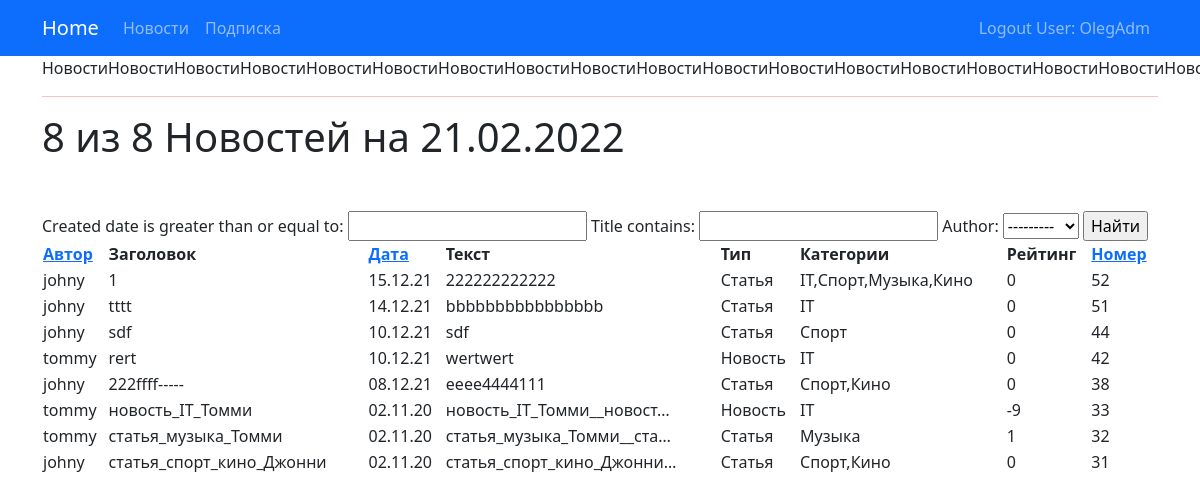
/news/search/ (signed in), run on the app's committed database.
### news/models.py (models this page shows, shortened)
class Post(models.Model):
    article = 'a'
    news = 'n'
    POST_TYPE = [
        (article, "Статья"),
        (news, "Новость")
    ]
    author = models.ForeignKey(Author, on_delete=models.CASCADE)
    post_type = models.CharField(max_length=1, choices=POST_TYPE, default=article)
    created = models.DateTimeField(auto_now_add=True)
    cats = models.ManyToManyField(Category, through='PostCategory')
    title = models.CharField(max_length=256)
    text = models.TextField()
    rating = models.IntegerField(default=0)
    @property
    def post_type_str(self):
        for i in self.POST_TYPE:
            if self.post_type == i[0]:
                post_type = i[1]
        return post_type
    @property
    def cats_str(self):
        return ','.join(cc.name for cc in self.cats.all())

class Author(models.Model):
    user = models.OneToOneField(User, on_delete=models.CASCADE)
    rating = models.IntegerField(default=0)
    def __str__(self):
        return f'{self.user.username}'

class Russian_mat(models.Model):
    word = models.CharField(max_length=64, unique=True, null=False)

class Category(models.Model):
    name = models.CharField(max_length=64, unique=True)
    users = models.ManyToManyField(User, through='Subscribe')

### news/views.py (the view)
# urls.py: path('search/', PostSearchView.as_view(), name='post_search'),
class PostSearchView(LoginRequiredMixin, ListView):
    model = Post
    template_name = 'post/posts_search.html'
    context_object_name = 'posts'
    ordering = ['-id']
    def get_context_data(self, **kwargs):
        context = super().get_context_data(**kwargs)
        context['time_now'] = datetime.utcnow()  # добавим переменную текущей даты time_now
        context['post_count'] = Post.objects.all().count()
        order_by = self.request.GET.get('order_by', '-id')
        PP = self.get_queryset().order_by(order_by)
        context['filter'] = PostFilter(self.request.GET, queryset=PP)
        return context

### news/templatetags/custom_filters.py (called while the page is built)
@register.filter(name='multiply')  # регистрируем наш фильтр под именем multiply, чтоб django понимал, что это именно фильтр, а не простая функция
def multiply(value, arg):
    if isinstance(value, str) and isinstance(arg, int):
        return str(value) * arg  # возвращаемое функцией значение — это то значение, которое подставится к нам в шаблон
    else:
        raise ValueError(f'Нельзя умножить {type(value)} на {type(arg)}')

@register.filter(name='censor')
def censor(value):
    res = value
    if isinstance(value, str):
        xx = list()
        for ww in Russian_mat.objects.all():
            xx.append(ww.word)
        for ss in value.split():
             if ss.lower() in xx:
                 res = value.replace(ss, 'x' * len(ss) )
        return res
    else:
        raise ValueError(f'Нельзя фильтровать {type(value)}')

### templates/post/posts_search.html
{% extends 'flatpages/default.html' %}
{% load custom_filters %}
{% block menu %}
{% include 'post/menu_search.html' %}
{% endblock menu %}
{% block title %}
{{ 'Новости'|multiply:18 }}
{% endblock title %}
{% block content %}
<h1>{{ filter.qs|length }} из {{ post_count }} Новостей на {{ time_now|date:'d.m.Y' }}</h1>
<h3>   <br>  </h3>
{%if posts%}
    <form method="GET">
        {{ filter.form }}
        <input type="submit" value="Найти">
    </form>
    <table style="width: 100%">
            <tr>
                <th><a href="?order_by=author">Автор</a></th>
                <th>Заголовок</th>
                <th><a href="?order_by=created">Дата</a></th>
                <th>Текст</th>
                <th>Тип</th>
                <th>Категории</th>
                <th>Рейтинг</th>
                <th><a href="?order_by=id">Номер</a></th>
            </tr>
            {% for post in filter.qs %}
                <tr>
                    <td>{{ post.author.user.username }}</td>
                    <td>{{ post.title|truncatechars:25|censor}}</td>
                    <td>{{ post.created|date:'d.m.y' }}</td>
                    <td>{{ post.text|truncatechars:25|censor }}</td>
                    <td>{{ post.post_type_str }}</td>
                    <td>{{ post.cats_str|truncatechars:50 }}</td>
                    <td>{{ post.rating }}</td>
                    <td>{{ post.pk }}</td>
                </tr>
            {% endfor%}
        </table>
{%else%}
    <h2>Новостей нет</h2>
{%endif%}
{% endblock content %}

### templates/flatpages/default.html (shortened to what this page needs)
<!DOCTYPE html>
<html lang="en">
<head>
    {% load static %}
    <link href="https://cdn.jsdelivr.net/npm/bootstrap@5.1.3/dist/css/bootstrap.min.css" rel="stylesheet"
>
</head>
<body>
<nav
        {% if request.user.is_staff %}
            class="navbar navbar-expand-lg navbar-dark bg-dark static-top"
        {% else %}
            class="navbar navbar-expand-lg navbar-dark bg-primary static-top"
        {% endif %}
>
    <div class="container">
        <a class="navbar-brand" href="/">Home</a>
        {% block menu %}{% endblock menu %}
        <div class="razR">
            <div class="collapse navbar-collapse" id="navbarResponsive">
                <ul class="navbar-nav ml-auto">
                    <li style="text-align:right;" class="nav-item">
                        {% if request.user.is_staff %}
                        <a class="nav-link" href="/accounts/logout/"> Logout Admin: {{ request.user }}</a>
                        {% else %}
                        <a class="nav-link" href="/accounts/logout/"> Logout User: {{ request.user }}</a>
                        {% endif %}
                    </li>
                </ul>
            </div>
        </div>
    </div>
</nav>
<div class="container">
    <div class="row">
        <div class="col-lg-12">
            {% block title %}{% endblock title %}
            <hr>
            {% block content %}{% endblock content %}
        </div>
    </div>
</div>
</body>
</html>

### templates/post/menu_search.html
	       <div class="collapse navbar-collapse" id="navbarResponsive0" >
        	   <ul class="navbar-nav ml-auto" >
        	       <li class="nav-item">
					   <a class="nav-link" href="/news/">Новости</a>
	               </li>
        	       <li class="nav-item">
					   <a class="nav-link" href="/news/subscribe/">Подписка</a>
	               </li>
        	   </ul>
	       </div>

### templates/flatpages/default.html (style rules this page uses)
.razR { text-align: right; }
hr { background-color: red }

### data on the page
Post: author.user.username "johny", title|censor "1", created "15.12.21", text|censor "222222222222", post_type_str "Статья", cats_str "IT,Спорт,Музыка,Кино", rating "0", pk "52"
Post: author.user.username "johny", title|censor "tttt", created "14.12.21", text|censor "bbbbbbbbbbbbbbbb", post_type_str "Статья", cats_str "IT", rating "0", pk "51"
Post: author.user.username "johny", title|censor "sdf", created "10.12.21", text|censor "sdf", post_type_str "Статья", cats_str "Спорт", rating "0", pk "44"
Post: author.user.username "tommy", title|censor "rert", created "10.12.21", text|censor "wertwert", post_type_str "Новость", cats_str "IT", rating "0", pk "42"
Post: author.user.username "johny", title|censor "222ffff-----", created "08.12.21", text|censor "eeee4444111", post_type_str "Статья", cats_str "Спорт,Кино", rating "0", pk "38"
Post: author.user.username "tommy", title|censor "новость_IT_Томми", created "02.11.20", text|censor "новость_IT_Томми__новост…", post_type_str "Новость", cats_str "IT", rating "-9", pk "33"
Post: author.user.username "tommy", title|censor "статья_музыка_Томми", created "02.11.20", text|censor "статья_музыка_Томми__ста…", post_type_str "Статья", cats_str "Музыка", rating "1", pk "32"
Post: author.user.username "johny", title|censor "статья_спорт_кино_Джонни", created "02.11.20", text|censor "статья_спорт_кино_Джонни…", post_type_str "Статья", cats_str "Спорт,Кино", rating "0", pk "31"

### other printed values
{{ request.user }} "OlegAdm"
{{ filter.qs|length }} "8"
{{ post_count }} "8"
{{ time_now|date:'d.m.Y' }} "21.02.2022"
